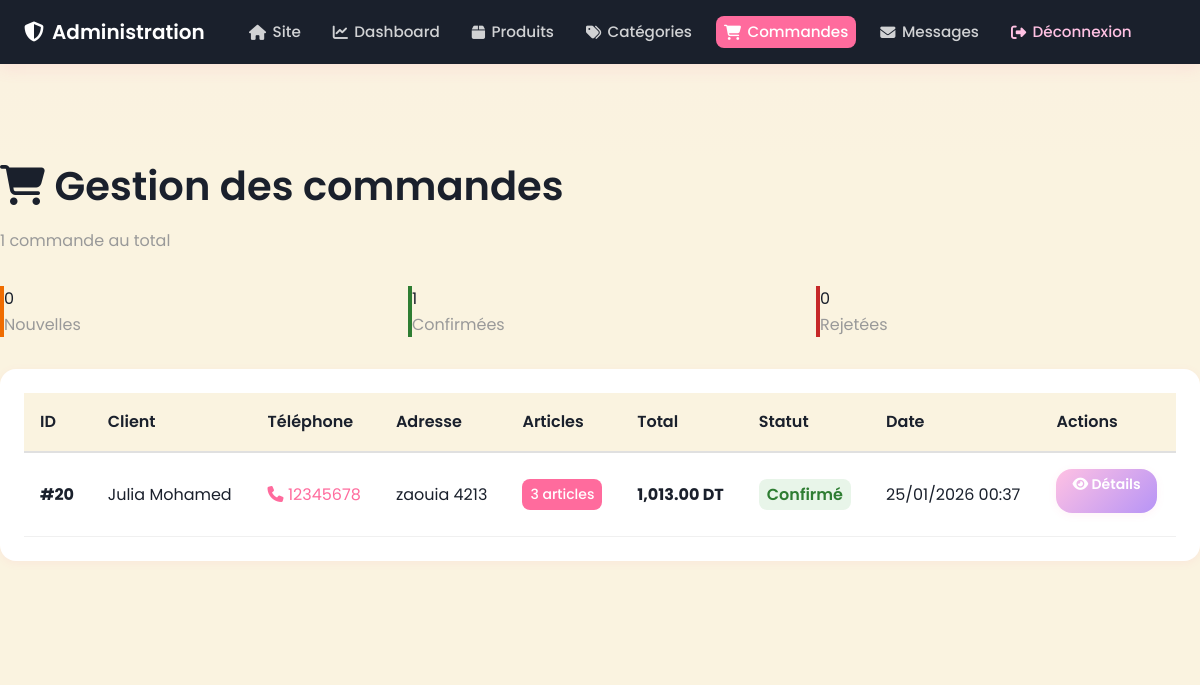
Screenshot of /admin/orders.php (signed in) with the database file from the repository.
### tables this page shows
CREATE TABLE `orders` (
  `id` int(11) NOT NULL,
  `customer_name` varchar(150) NOT NULL,
  `customer_phone` varchar(50) NOT NULL,
  `customer_address` text NOT NULL,
  `total_price` decimal(10,2) NOT NULL,
  `status` varchar(50) DEFAULT 'nouvelle',
  `created_at` timestamp NULL DEFAULT current_timestamp(),
  `livraison` tinyint(1) DEFAULT 1 COMMENT '0=retrait magasin, 1=livraison domicile'
);

### admin/orders.php (the view, shortened to what this page needs)
<?php
require_once "../includes/db.php";
$page = isset($_GET['page']) ? (int)$_GET['page'] : 1;
$perPage = 20;
$offset = ($page - 1) * $perPage;
$stmt = $pdo->query("
    SELECT o.*,
           (SELECT COUNT(*) FROM order_items WHERE order_id = o.id) as item_count
    FROM orders o
    ORDER BY
        CASE
            WHEN o.status = 'nouvelle' THEN 1
            WHEN o.status = 'confirmé' THEN 2
            ELSE 3
        END,
        o.created_at DESC
    LIMIT $perPage OFFSET $offset
");
$orders = $stmt->fetchAll();
$stats = [
    'nouvelle' => 0,
    'confirmé' => 0,
    'rejeté' => 0,
    'total' => count($orders)
];
foreach($orders as $order) {
    $status = $order['status'] ?? 'nouvelle';
    if(isset($stats[$status])) {
        $stats[$status]++;
    }
}
?>
<!DOCTYPE html>
<html lang="fr">
<head>
    <link rel="stylesheet" href="https://cdnjs.cloudflare.com/ajax/libs/font-awesome/6.4.0/css/all.min.css">
    <link rel="stylesheet" href="/assets/css/style.css">
</head>
<body>
<?php include '../templates/admin_navbar.php'; ?>
<div class="container section">
    <div class="mb-4">
        <h1><i class="fas fa-shopping-cart"></i> Gestion des commandes</h1>
        <p class="text-muted"><?= $stats['total'] ?> commande<?= $stats['total'] > 1 ? 's' : '' ?> au total</p>
    </div>
    <div class="stats-grid">
        <div class="stat-card" style="border-left:4px solid #EF6C00;">
            <div class="stat-value"><?= $stats['nouvelle'] ?></div>
            <div class="text-muted">Nouvelles</div>
        </div>
        <div class="stat-card" style="border-left:4px solid #2E7D32;">
            <div class="stat-value"><?= $stats['confirmé'] ?></div>
            <div class="text-muted">Confirmées</div>
        </div>
        <div class="stat-card" style="border-left:4px solid #C62828;">
            <div class="stat-value"><?= $stats['rejeté'] ?></div>
            <div class="text-muted">Rejetées</div>
        </div>
    </div>
    <div class="table-container">
        <?php if(empty($orders)): ?>
            <div class="text-center p-4">
                <i class="fas fa-shopping-cart" style="font-size:4rem; color:var(--primary-pink); opacity:0.3; margin-bottom:1rem;"></i>
                <h3>Aucune commande</h3>
                <p class="text-muted">Les commandes des clients apparaîtront ici.</p>
            </div>
        <?php else: ?>
            <table>
                <thead>
                    <tr>
                        <th>ID</th>
                        <th>Client</th>
                        <th>Téléphone</th>
                        <th>Adresse</th>
                        <th>Articles</th>
                        <th>Total</th>
                        <th>Statut</th>
                        <th>Date</th>
                        <th>Actions</th>
                    </tr>
                </thead>
                <tbody>
                    <?php foreach($orders as $o): ?>
                    <tr>
                        <td><strong>#<?= $o['id'] ?></strong></td>
                        <td><?= htmlspecialchars($o['customer_name']) ?></td>
                        <td>
                            <a href="tel:<?= htmlspecialchars($o['customer_phone']) ?>" style="color:var(--primary-pink);">
                                <i class="fas fa-phone"></i> <?= htmlspecialchars($o['customer_phone']) ?>
                            </a>
                        </td>
                        <td><?= htmlspecialchars(substr($o['customer_address'], 0, 30)) . (strlen($o['customer_address']) > 30 ? '...' : '') ?></td>
                        <td>
                            <span class="badge badge-primary"><?= $o['item_count'] ?> article<?= $o['item_count'] > 1 ? 's' : '' ?></span>
                        </td>
                        <td><strong><?= number_format($o['total_price'], 2) ?> DT</strong></td>
                        <td>
                            <?php
                            $status = $o['status'] ?? 'nouvelle';
                            $statusClass = 'status-' . $status;
                            $statusLabel = ucfirst($status);
                            ?>
                            <span class="<?= $statusClass ?>">
                                <?= $statusLabel ?>
                            </span>
                        </td>
                        <td><?= date('d/m/Y H:i', strtotime($o['created_at'])) ?></td>
                        <td>
                            <a href="/admin/order_detail.php?id=<?= $o['id'] ?>" class="btn btn-secondary btn-sm">
                                <i class="fas fa-eye"></i> Détails
                            </a>
                        </td>
                    </tr>
                    <?php endforeach; ?>
                </tbody>
            </table>
        <?php endif; ?>
    </div>
</div>
</body>
</html>

### assets/css/style.css (style rules this page uses)
:root { --primary-pink: #FF6B9D; --secondary-rose: #FFC1E3; --accent-coral: #FF8A80; --accent-purple: #B794F6; --accent-blue: #63B3ED; --neutral-beige: #FAF3E0; --light-gray: #F7FAFC; --dark-text: #1A202C; --white: #FFFFFF; --success-green: #48BB78; --error-red: #F56565; --warning-orange: #ED8936; --gradient-primary: linear-gradient(135deg, #FF6B9D 0%, #FF8A80 50%, #FFC1E3 100%); --gradient-secondary: linear-gradient(135deg, #FFC1E3 0%, #B794F6 100%); --gradient-accent: linear-gradient(135deg, #63B3ED 0%, #B794F6 100%); --gradient-warm: linear-gradient(135deg, #FF8A80 0%, #ED8936 100%); --space-xs: 0.25rem; --space-sm: 0.5rem; --space-md: 1rem; --space-lg: 1.5rem; --space-xl: 2rem; --space-2xl: 3rem; --space-3xl: 4rem; --space-4xl: 6rem; --radius-sm: 8px; --radius-md: 16px; --radius-lg: 24px; --radius-xl: 32px; --radius-full: 50%; --shadow-sm: 0 2px 8px rgba(255, 107, 157, 0.08); --shadow-md: 0 4px 16px rgba(255, 107, 157, 0.12); --shadow-lg: 0 8px 32px rgba(255, 107, 157, 0.16); --shadow-xl: 0 12px 48px rgba(255, 107, 157, 0.2); --shadow-hover: 0 16px 56px rgba(255, 107, 157, 0.24); --glass-bg: rgba(255, 255, 255, 0.7); --glass-border: rgba(255, 255, 255, 0.18); --glass-shadow: 0 8px 32px 0 rgba(31, 38, 135, 0.15); --transition-fast: 0.2s cubic-bezier(0.4, 0, 0.2, 1); --transition-normal: 0.3s cubic-bezier(0.4, 0, 0.2, 1); --transition-slow: 0.5s cubic-bezier(0.4, 0, 0.2, 1); --transition-bounce: 0.5s cubic-bezier(0.68, -0.55, 0.265, 1.55); --font-body: 'Poppins', -apple-system, BlinkMacSystemFont, 'Segoe UI', sans-serif; --font-heading: 'Poppins', sans-serif; }
* { margin: 0; padding: 0; box-sizing: border-box; }
html { scroll-behavior: smooth; }
body { font-family: var(--font-body); font-size: 16px; line-height: 1.6; color: var(--dark-text); background-color: var(--neutral-beige); overflow-x: hidden; }
a { text-decoration: none; color: inherit; transition: color var(--transition-fast); }
h1, h2, h3, h4, h5, h6 { font-family: var(--font-heading); font-weight: 600; line-height: 1.3; margin-bottom: var(--space-md); color: var(--dark-text); }
h1 { font-size: 2.5rem; }
p { margin-bottom: var(--space-md); }
.container { max-width: 1200px; margin: 0 auto; padding: 0 var(--space-lg); }
.section { padding: var(--space-4xl) 0; position: relative; transition: all var(--transition-slow); }
.section::before { content: ''; position: absolute; top: -100px; left: 0; right: 0; height: 200px; background: linear-gradient(to bottom, transparent 0%, rgba(255, 193, 227, 0.05) 50%, transparent 100%); pointer-events: none; opacity: 0.5; }
.section { animation: fadeInSection 0.8s ease-out; }
.btn { display: inline-block; padding: var(--space-sm) var(--space-xl); font-family: var(--font-body); font-size: 1rem; font-weight: 600; text-align: center; border: none; border-radius: var(--radius-md); cursor: pointer; transition: all var(--transition-bounce); min-height: 44px; min-width: 44px; position: relative; overflow: hidden; }
.btn::before { content: ''; position: absolute; top: 50%; left: 50%; width: 0; height: 0; border-radius: 50%; background: rgba(255, 255, 255, 0.3); transform: translate(-50%, -50%); transition: width 0.6s, height 0.6s; }
.btn-secondary { background: var(--gradient-secondary); color: var(--white); box-shadow: var(--shadow-sm); }
.btn-sm { padding: var(--space-xs) var(--space-md); font-size: 0.875rem; }
.badge { display: inline-block; padding: var(--space-xs) var(--space-sm); font-size: 0.875rem; font-weight: 500; border-radius: var(--radius-sm); }
.badge-primary { background: var(--primary-pink); color: var(--white); }
.text-muted { color: #999; }
.mb-4 { margin-bottom: var(--space-xl); }

### admin/orders.php (style rules this page uses)
body { background:var(--neutral-beige); }
.table-container { background: var(--white); border-radius: var(--radius-md); padding: var(--space-lg); box-shadow: var(--shadow-sm); overflow-x: auto; }
table { width: 100%; border-collapse: collapse; }
th { background: var(--neutral-beige); padding: var(--space-md); text-align: left; font-weight: 600; border-bottom: 2px solid #E0E0E0; }
td { padding: var(--space-md); border-bottom: 1px solid #F0F0F0; }
.status-confirmé { background: #E8F5E9; color: #2E7D32; padding: var(--space-xs) var(--space-sm); border-radius: var(--radius-sm); font-weight: 600; }
.stats-grid { display: grid; grid-template-columns: repeat(auto-fit, minmax(200px, 1fr)); gap: var(--space-lg); margin-bottom: var(--space-xl); }

### rows the page displays
orders: id "20", customer_name "Julia Mohamed", customer_phone "12345678", customer_address "zaouia 4213", item_count "3", total_price "1,013.00", status "Confirmé", created_at "25/01/2026 00:37"

### other values shown
$stats['total'] "1"
$stats['nouvelle'] "0"
$stats['confirmé'] "1"
$stats['rejeté'] "0"
